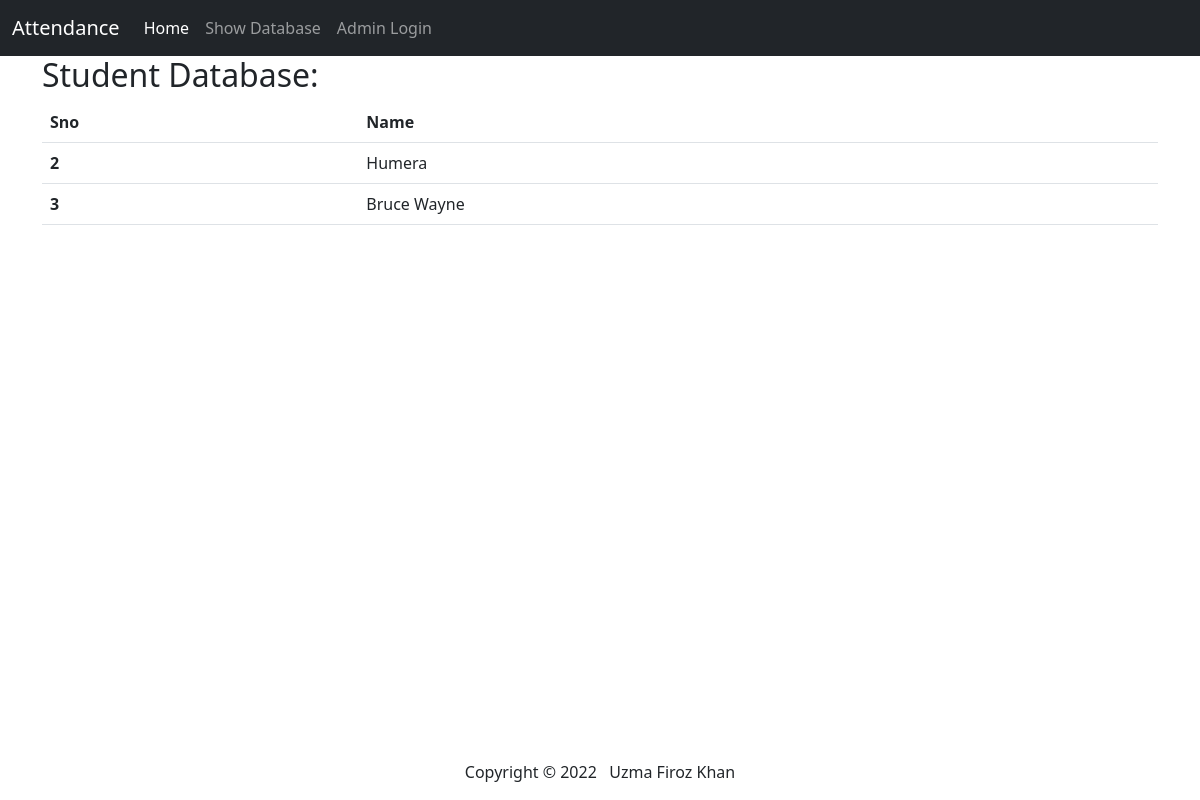
Before: /view with the older database file.
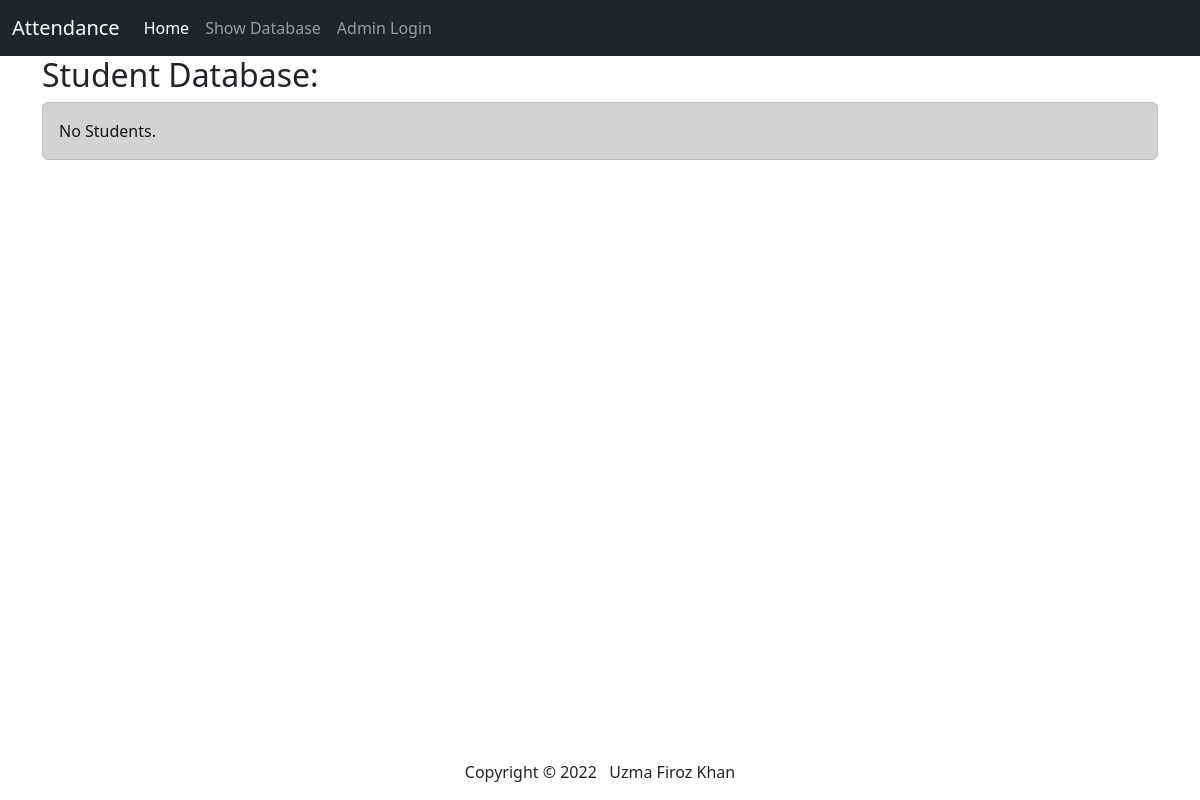
After: the same page with the newer database file.
### app.py (models this page shows, shortened)
class Student(db.Model):
    sno = db.Column(db.String(200),primary_key=True)
    name = db.Column(db.String(200),nullable=False)

### app.py (the view)
@app.route("/view")
def view():
    allToStudents = Student.query.all()
    return render_template("view.html",allToStudents=allToStudents)

### templates/view.html (shortened to what this page needs)
{% extends 'base.html' %}
{% block body %}
<div class="container">
    <h2>Student Database:</h2>
    {% if allToStudents|length <= 1 %}
    <div class="alert alert-dark" role="alert">
        No Students.
    </div>
    {% else %}
    <table class="table">
        <thead>
            <tr>
                <th scope="col">Sno</th>
                <th scope="col">Name</th>
            </tr>
        </thead>
        <tbody>
            {% for std in allToStudents %}
            {% if std.sno != "-1" %}
                <tr>
                    <th scope="row">{{std.sno}}</th>
                    <td>{{std.name}}</td>
                </tr>
            {% endif %}
            {% endfor %}
        </tbody>
    </table>
    {% endif %}
</div>
{% endblock body %}

### templates/base.html (shortened to what this page needs)
<!DOCTYPE html>
<html lang="en">
<head>
  <link rel="stylesheet" href="{{ url_for('static', filename='css/styles.css') }}">
  <link href="https://cdn.jsdelivr.net/npm/bootstrap@5.2.0-beta1/dist/css/bootstrap.min.css" rel="stylesheet"
>
</head>
<body>
  <nav class="navbar navbar-expand-lg navbar-dark bg-dark">
    <div class="container-fluid">
      <a class="navbar-brand" href="/">Attendance</a>
      <div class="collapse navbar-collapse" id="navbarScroll">
        <ul class="navbar-nav me-auto my-2 my-lg-0 navbar-nav-scroll" style="--bs-scroll-height: 100px;">
          <li class="nav-item">
            <a class="nav-link active" aria-current="page" href="/">Home</a>
          </li>
          <li class="nav-item">
            <a class="nav-link" href="/view">Show Database</a>
          </li>
          <li class="nav-item">
            <a class="nav-link" href="/admin-login">Admin Login</a>
          </li>
  </nav>
  {% block body %}
  {% endblock body %}
  <footer></footer>
</body>
</html>

### static/css/styles.css (style rules this page uses)
body { background-color: red; }
footer { position: fixed; left: 0; bottom: 0; width: 100%; text-align: center; }

Changed rows visible on the page:
removed Student: sno "2", name "Humera"
removed Student: sno "3", name "Bruce Wayne"
Other visible differences:
text no longer shown: "Sno Name"
text now shown: "No Students."
